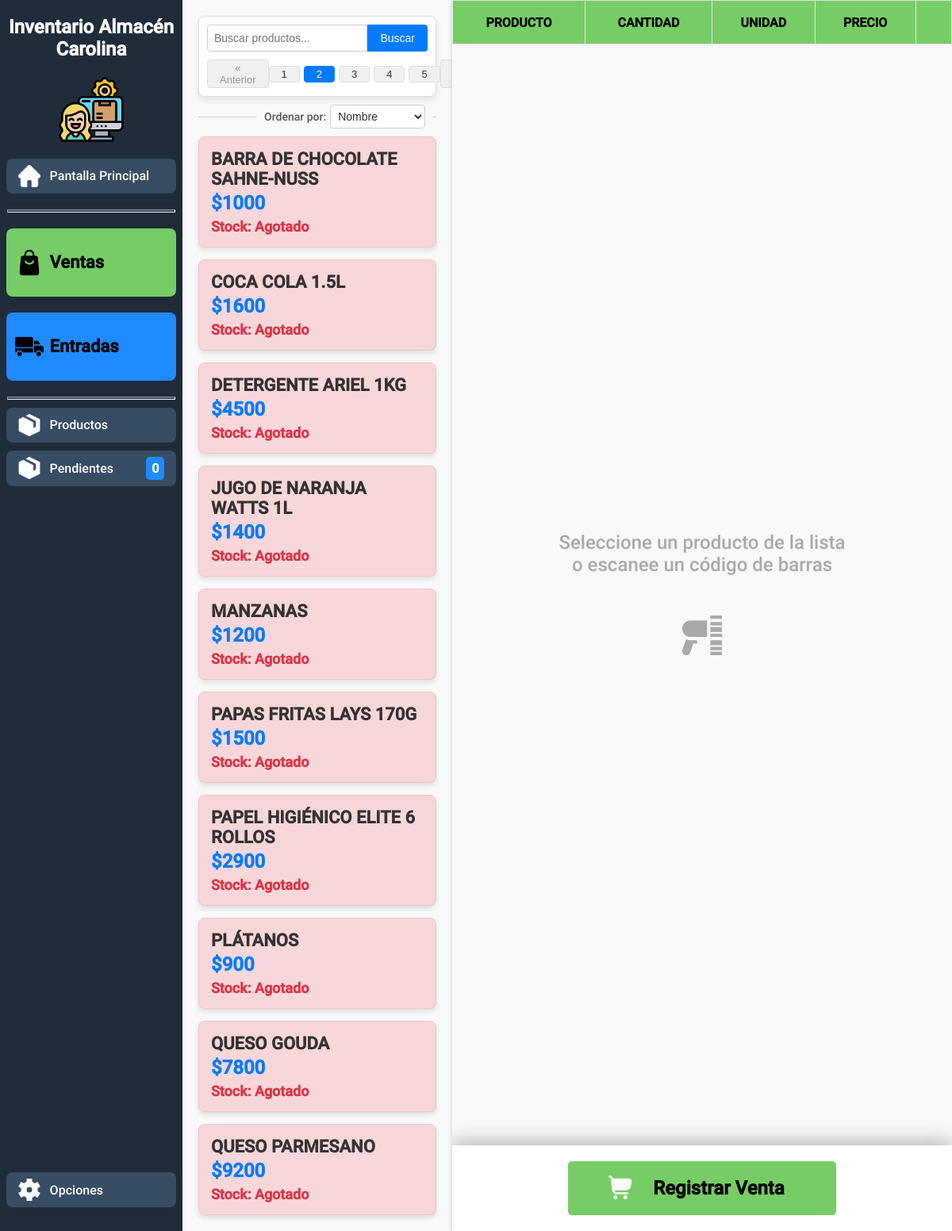
The app's page /modulo_ventas.php with its own data.
### tables this page shows
CREATE TABLE producto (
    id_producto INT UNSIGNED NOT NULL AUTO_INCREMENT,
    nombre_producto VARCHAR(250) NOT NULL,
    total_vendidos BIGINT UNSIGNED DEFAULT 0, 
    stock_minimo INT UNSIGNED DEFAULT 5,
    codigo_de_barra VARCHAR(20),
    tiempo_alerta_vencimiento INT UNSIGNED DEFAULT 15,
    activo CHAR(1) NOT NULL DEFAULT 1,
    requiere_fecha_vencimiento CHAR(1) NOT NULL DEFAULT 1,
    por_registrar CHAR(1) NOT NULL DEFAULT 0,
     
    id_unidad INT UNSIGNED NOT NULL,
    PRIMARY KEY (id_producto)
);

### includes/modulo_ventas/lista_productos_modelo.php (called while the page is built, shortened)
<?php
function obtener_productos(object $pdo, string $sort, string $busqueda, int $limite, int $offset)
{
    $consulta = "
        SELECT
            p.id_producto,
            p.nombre_producto,
            p.stock_minimo,
            p.codigo_de_barra,
            p.tiempo_alerta_vencimiento,
            u.nombre_unidad,
            pr.precio,
            c.costo
        FROM producto p
        LEFT JOIN unidad_de_medida u ON p.id_unidad = u.id_unidad
        LEFT JOIN precio pr ON p.id_producto = pr.id_producto
        LEFT JOIN costo c ON p.id_producto = c.id_producto
        WHERE LOWER(p.nombre_producto) LIKE LOWER(:busqueda)
        ORDER BY p.nombre_producto
        LIMIT :limite OFFSET :offset
        ;";
    $stmt = $pdo->prepare($consulta);
    $stmt->bindValue(":busqueda", "%$busqueda%", PDO::PARAM_STR);
    $stmt->bindValue(":limite", $limite, PDO::PARAM_INT);
    $stmt->bindValue(":offset", $offset, PDO::PARAM_INT);
    $stmt->execute();
    $productos = $stmt->fetchAll(PDO::FETCH_ASSOC);
    $consulta = "SELECT COUNT(*) AS total FROM producto WHERE LOWER(nombre_producto) LIKE LOWER(:busqueda);";
    $stmt = $pdo->prepare($consulta);
    $stmt->bindValue(":busqueda", "%$busqueda%", PDO::PARAM_STR);
    $stmt->execute();
    $total_items = $stmt->fetch(PDO::FETCH_ASSOC)["total"];
    $total_pages = ceil($total_items / $limite);
    return [
        "productos" => $productos,
        "total_items" => $total_items,
        "total_pages" => $total_pages
    ];
}

### includes/modulo_ventas/lista_productos.php (called while the page is built, shortened)
<?php
$search = $_GET['busqueda'] ?? '';
$sort = $_GET['orden'] ?? '';
$page = $_GET['page'] ?? 1;
$itemsPerPage = 20;
$offset = ($page - 1) * $itemsPerPage;
try {
    require_once "includes/db.php";
    require_once "includes/modulo_ventas/lista_productos_modelo.php";
    require_once "includes/modulo_ventas/lista_productos_vista.php";
    $resul = obtener_productos($pdo, $search, $sort, $itemsPerPage, $offset);
} catch (PDOException $e) {
    die("Fallo al obtener productos: " . $e->getMessage());
}

### includes/modulo_ventas/lista_productos_vista.php (the view, shortened to what this page needs)
<?php
function insertar_productos($productos)
{
    foreach ($productos as $producto) {
        [
            'id_producto'       => $id_producto,
            'nombre_producto'   => $nombre_producto,
            'stock_actual'      => $stock_actual,
            'stock_minimo'      => $stock_minimo,
            'codigo_de_barra'   => $codigo_de_barra,
            'nombre_unidad'     => $nombre_unidad,
            'precio'            => $precio,
            'costo'             => $costo,
        ] = $producto;
        if($nombre_unidad === "Unidad") {
            $stock_actual = (int) $stock_actual;
        }
        if ($stock_actual === 0) {
            echo "
                <div class='product-item no-stock' onclick=\"agregar_a_tabla($id_producto, '$nombre_producto', '$nombre_unidad', $precio, '$stock_actual');\">
                    <div class='product-name'> $nombre_producto</div>
                    <div class='product-price'>$$precio</div>
                    <span class='stock no-stock'>Stock: Agotado</span>
                </div>
            ";
        } else if ($stock_minimo > $stock_actual) {
            echo "
                <div class='product-item' onclick=\"agregar_a_tabla($id_producto, '$nombre_producto', '$nombre_unidad', $precio, '$stock_actual');\">
                    <div class='product-name'> $nombre_producto</div>
                    <div class='product-price'>$$precio</div>
                    <span class='stock low-stock'>Stock: $stock_actual $nombre_unidad</span>
                </div>
            ";
        }
    }
}

### styles/main.css (style rules this page uses)
:root { font-family: Roboto, Arial, Helvetica, sans-serif; --oscuro: #202C39; --verde: #76CD65; --verde-oscuro: #518d45; --azul: #1F8BFF; --azul-oscuro: #1560b1; --rosa: #ffcad4; --naranja: #f7af9d; --rojo: #E05263; }

### styles/layout.css (style rules this page uses)
body { margin: 0; display: flex; flex-direction: column; height: 100vh; overflow: hidden; }

### styles/cuadricula_de_productos.css (style rules this page uses)
.product-item { position: relative; background-color: white; border: 1px solid #ddd; border-radius: 8px; padding: 15px; box-shadow: 0 4px 6px rgba(0, 0, 0, 0.1); cursor: pointer; transition: transform 0.2s, box-shadow 0.2s; display: flex; flex-direction: column; justify-content: space-between; user-select: none; }
.product-item.no-stock { background-color: #f8d7da; border-color: #f5c2c7; }
.product-name { font-size: 22px; font-weight: bold; color: #333; margin-bottom: 4px; flex-grow: 1; text-transform: uppercase; z-index: 3; }
.product-price { font-size: 24px; font-weight: bold; color: #007bff; margin-bottom: 5px; z-index: 3; }
.stock { font-size: 18px; color: #666; display: flex; justify-content: space-between; font-weight: bold; z-index: 3; }
.stock.no-stock { color: #dc3545; }

### styles/mensaje_sin_productos.css (style rules this page uses)
.mensaje-sin-productos { display: none; position: absolute; top: 50%; left: 50%; transform: translate(-50%, -50%); color: darkgray; padding: 20px; border-radius: 8px; font-size: 24px; text-align: center; width: 60%; }
.mensaje-sin-productos.visible { display: block; }
.mensaje-sin-productos svg { margin: 50px; width: 50px; height: 50px; fill: darkgray; }

### records on screen
producto: nombre_producto "BARRA DE CHOCOLATE SAHNE-NUSS", precio "1000"
producto: nombre_producto "COCA COLA 1.5L", precio "1600"
producto: nombre_producto "DETERGENTE ARIEL 1KG", precio "4500"
producto: nombre_producto "JUGO DE NARANJA WATTS 1L", precio "1400"
producto: nombre_producto "MANZANAS", precio "1200"
producto: nombre_producto "PAPAS FRITAS LAYS 170G", precio "1500"
producto: nombre_producto "PAPEL HIGIÉNICO ELITE 6 ROLLOS", precio "2900"
producto: nombre_producto "PLÁTANOS", precio "900"
producto: nombre_producto "QUESO GOUDA", precio "7800"
producto: nombre_producto "QUESO PARMESANO", precio "9200"

### other values on screen
$resul["cant_productos_pendientes"] "0"
